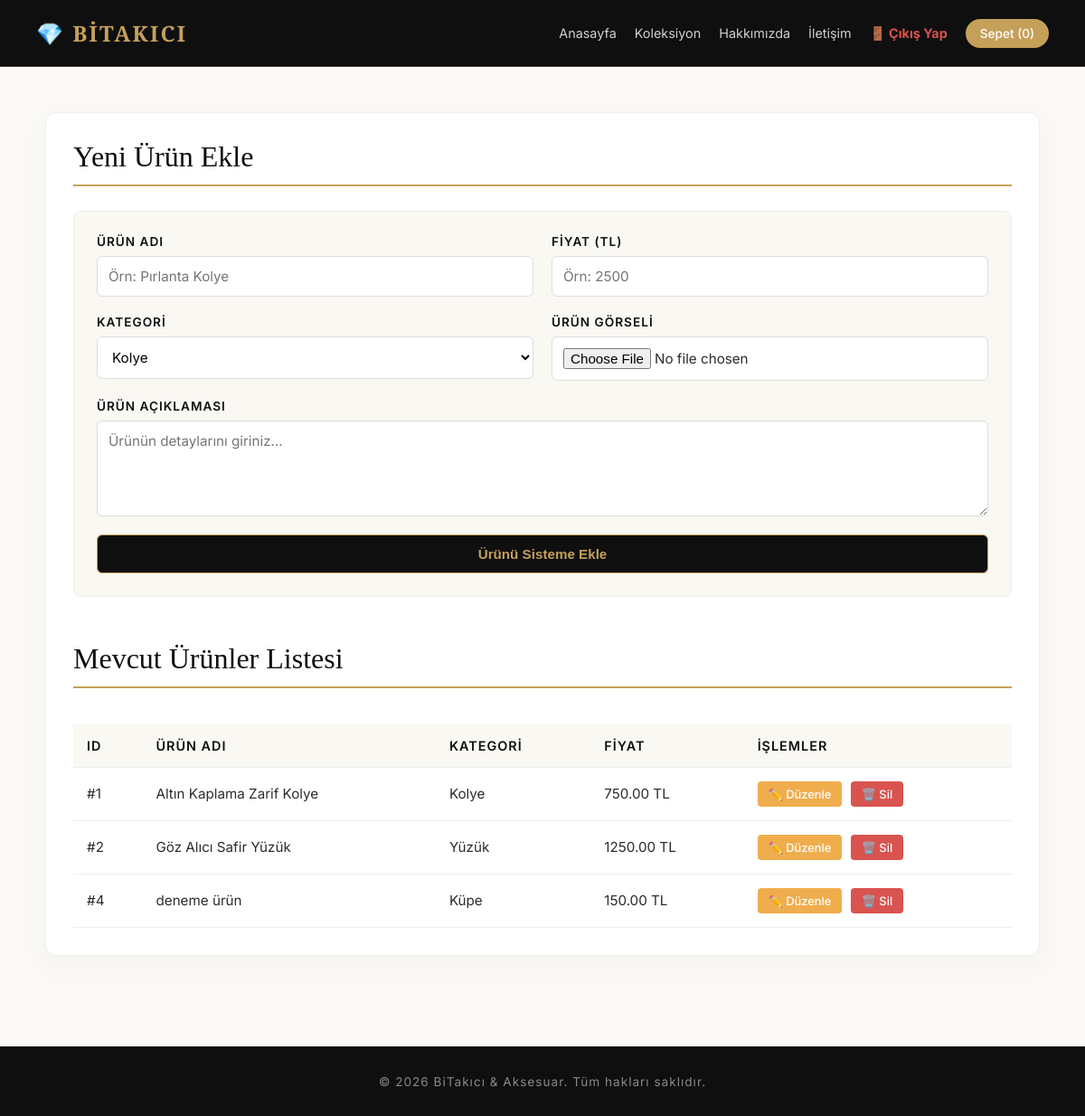
/admin (signed in), run on the app's committed database.
### tables this page shows
CREATE TABLE urunler (
            id INTEGER PRIMARY KEY AUTOINCREMENT,
            ad TEXT NOT NULL,
            fiyat REAL NOT NULL,
            aciklama TEXT,
            resim TEXT
        , kategori TEXT DEFAULT 'Genel');

### app.py (the view)
@app.route("/admin")
def admin_paneli():
    if not session.get("admin_giris"):
        return redirect(url_for("yonetici_giris"))
    baglanti = sqlite3.connect("taki_magaza.db")
    baglanti.row_factory = sqlite3.Row
    cursor = baglanti.cursor()
    cursor.execute("SELECT * FROM urunler")
    urunler = cursor.fetchall()
    baglanti.close()
    sepet = session.get("sepet", [])
    return render_template("admin.html", urunler=urunler, toplam_urun=len(sepet))

### templates/admin.html (shortened to what this page needs)
<!DOCTYPE html>
<html lang="tr">
<head>
</head>
<body>
    <header>
        <a href="/" class="logo">💎 BİTAKICI</a>
        <nav id="nav-menu">
            <a href="/">Anasayfa</a>
            <a href="/urunler">Koleksiyon</a>
            <a href="/hakkimizda">Hakkımızda</a>
            <a href="/iletisim">İletişim</a>
            <a href="/admin-cikis" style="color: #d9534f; font-weight: bold;">🚪 Çıkış Yap</a>
            <a href="/sepet" class="cart-btn">Sepet ({{ toplam_urun }})</a>
        </nav>
    </header>
    <div class="container">
        <h2>Yeni Ürün Ekle</h2>
        <form action="/admin/urun-ekle" method="POST" enctype="multipart/form-data" class="admin-form">
            <div class="form-group">
                <label for="ad">Ürün Adı</label>
                <input type="text" id="ad" name="ad" required placeholder="Örn: Pırlanta Kolye">
            </div>
            <div class="form-group">
                <label for="fiyat">Fiyat (TL)</label>
                <input type="number" step="0.01" id="fiyat" name="fiyat" required placeholder="Örn: 2500">
            </div>
            <div class="form-group">
                <label for="kategori">Kategori</label>
                <select id="kategori" name="kategori" required>
                    <option value="Kolye">Kolye</option>
                </select>
            </div>
            <div class="form-group">
                <label for="resim">Ürün Görseli</label>
                <input type="file" id="resim" name="resim" accept="image/*">
            </div>
            <div class="form-group full-width">
                <label for="aciklama">Ürün Açıklaması</label>
                <textarea id="aciklama" name="aciklama" placeholder="Ürünün detaylarını giriniz..."></textarea>
            </div>
            <button type="submit" class="btn-submit">Ürünü Sisteme Ekle</button>
        </form>
        <h2 style="margin-top: 50px;">Mevcut Ürünler Listesi</h2>
        <table>
            <thead>
                <tr>
                    <th>ID</th>
                    <th>Ürün Adı</th>
                    <th>Kategori</th>
                    <th>Fiyat</th>
                    <th>İşlemler</th>
                </tr>
            </thead>
            <tbody>
                {% for urun in urunler %}
                <tr>
                    <td>#{{ urun['id'] }}</td>
                    <td>{{ urun['ad'] }}</td>
                    <td>{{ urun['kategori'] }}</td>
                    <td>{{ "%.2f"|format(urun['fiyat']) }} TL</td>
                    <td>
                        <a href="/admin/urun-duzenle/{{ urun['id'] }}" class="btn-edit">✏️ Düzenle</a>
                        <a href="/admin/urun-sil/{{ urun['id'] }}" class="btn-delete" onclick="return confirm('Bu ürünü silmek istediğinize emin misiniz?');">🗑️ Sil</a>
                    </td>
                </tr>
                {% endfor %}
            </tbody>
        </table>
    </div>
    <footer>
        <p>&copy; 2026 BiTakıcı & Aksesuar. Tüm hakları saklıdır.</p>
    </footer>
</body>
</html>

### templates/admin.html (style rules this page uses)
:root { --primary-dark: #0f0f0f; --accent-gold: #c5a059; --accent-gold-hover: #b08d46; --bg-color: #faf9f6; --card-bg: #ffffff; --text-main: #2c2c2c; --text-muted: #777777; }
body { font-family: 'Inter', sans-serif; margin: 0; padding: 0; background-color: var(--bg-color); color: var(--text-main); }
header { background-color: var(--primary-dark); color: #fff; padding: 20px 40px; display: flex; justify-content: space-between; align-items: center; border-bottom: 1px solid rgba(197, 160, 89, 0.3); position: sticky; top: 0; z-index: 100; backdrop-filter: blur(10px); }
.logo { font-family: 'Playfair Display', serif; font-size: 1.5em; font-weight: 600; letter-spacing: 2px; color: var(--accent-gold); text-decoration: none; display: flex; align-items: center; gap: 8px; }
nav { display: flex; gap: 20px; align-items: center; }
nav a { color: #d1d1d1; text-decoration: none; font-size: 0.9em; font-weight: 400; transition: color 0.3s ease; }
.cart-btn { background-color: var(--accent-gold); color: #fff; padding: 8px 16px; border-radius: 30px; font-weight: 500; font-size: 0.85em; }
.container { max-width: 1100px; margin: 50px auto; padding: 30px; background: var(--card-bg); border-radius: 12px; box-shadow: 0 10px 30px rgba(0,0,0,0.03); border: 1px solid #eee; box-sizing: border-box; }
h2 { font-family: 'Playfair Display', serif; color: var(--primary-dark); border-bottom: 2px solid var(--accent-gold); padding-bottom: 12px; margin-top: 0; font-size: 2em; font-weight: 500; }
.admin-form { display: grid; grid-template-columns: 1fr 1fr; gap: 20px; margin-top: 25px; background: #faf8f3; padding: 25px; border-radius: 8px; border: 1px solid #eee; }
.form-group { display: flex; flex-direction: column; }
.form-group.full-width { grid-column: span 2; }
label { font-weight: 600; font-size: 0.85em; color: var(--primary-dark); margin-bottom: 8px; text-transform: uppercase; letter-spacing: 1px; }
input, select, textarea { padding: 12px; border: 1px solid #ddd; border-radius: 6px; font-family: 'Inter', sans-serif; font-size: 0.95em; background: #fff; outline: none; }
textarea { resize: vertical; height: 80px; }
.btn-submit { background-color: var(--primary-dark); color: var(--accent-gold); border: 1px solid var(--accent-gold); padding: 12px 25px; border-radius: 6px; cursor: pointer; font-weight: 600; font-size: 0.95em; grid-column: span 2; text-align: center; transition: all 0.3s; }
table { width: 100%; border-collapse: collapse; margin-top: 40px; }
th, td { padding: 15px; text-align: left; border-bottom: 1px solid #eee; }
th { background-color: #faf8f3; color: var(--primary-dark); font-weight: 600; font-size: 0.9em; text-transform: uppercase; letter-spacing: 1px; }
td { color: var(--text-main); font-size: 0.95em; }
.btn-edit { background-color: #f0ad4e; color: white; padding: 6px 12px; border-radius: 4px; text-decoration: none; font-size: 0.85em; font-weight: 500; margin-right: 5px; display: inline-block; }
.btn-delete { background-color: #d9534f; color: white; padding: 6px 12px; border-radius: 4px; text-decoration: none; font-size: 0.85em; font-weight: 500; display: inline-block; }
footer { background-color: var(--primary-dark); color: #888; text-align: center; padding: 30px; margin-top: 100px; font-size: 0.85em; border-top: 1px solid rgba(255,255,255,0.05); }
footer p { margin: 0; letter-spacing: 1px; }

### data on the page
urunler: id "1", ad "Altın Kaplama Zarif Kolye", kategori "Kolye", fiyat "750.00"
urunler: id "2", ad "Göz Alıcı Safir Yüzük", kategori "Yüzük", fiyat "1250.00"
urunler: id "4", ad "deneme ürün", kategori "Küpe", fiyat "150.00"

### other printed values
{{ toplam_urun }} "0"
